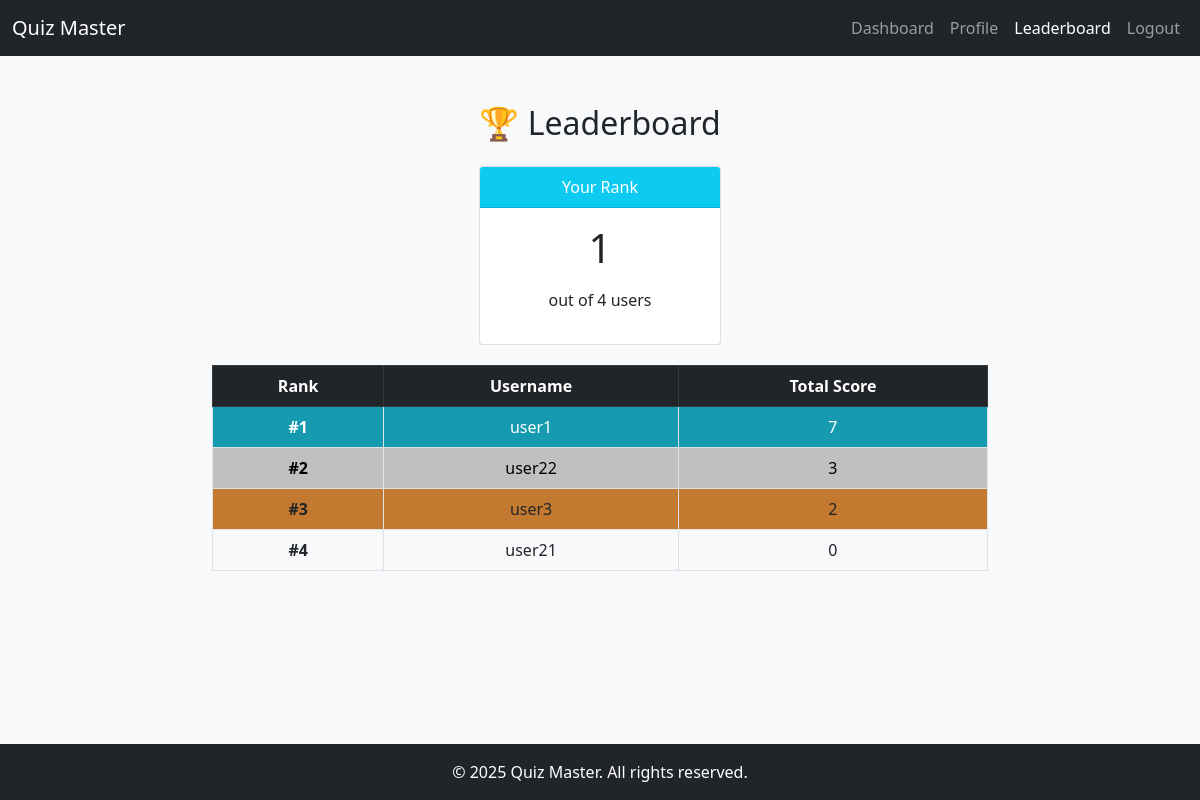
Page /leaderboard (signed in) on the committed database.
### tables this page shows
CREATE TABLE users (
                    id INTEGER PRIMARY KEY AUTOINCREMENT,
                    username TEXT NOT NULL UNIQUE,
                    password TEXT NOT NULL,
                    full_name TEXT,
                    email TEXT NOT NULL UNIQUE,
                    phone TEXT,
                    qualification TEXT,
                    dob TEXT,
                    role TEXT NOT NULL CHECK(role IN ('admin', 'user'))
                  );

### app.py (the view)
@app.route('/leaderboard')
def leaderboard():
    if 'user_id' not in session:
        return redirect(url_for('login'))
    current_username = session.get('username')
    conn = get_db_connection()
    scores = conn.execute('''
        SELECT users.username, SUM(scores.total_scored) as total_score
        FROM scores
        JOIN users ON scores.user_id = users.id
        WHERE users.role = 'user'
        GROUP BY users.username
        ORDER BY total_score DESC
    ''').fetchall()
    scores_list = list(scores)
    total_participants = len(scores_list)
    user_rank = next((i + 1 for i, row in enumerate(scores_list) if row['username'] == current_username), None)
    conn.close()
    return render_template('leaderboard.html', scores=scores_list, current_username=current_username, user_rank=user_rank, total_participants=total_participants)

### app.py (called while the page is built)
def get_db_connection():
    conn = sqlite3.connect(DATABASE)
    conn.row_factory = sqlite3.Row
    return conn

### templates/leaderboard.html (shortened to what this page needs)
<!DOCTYPE html>
<html lang="en">
<head>
  <link href="https://cdn.jsdelivr.net/npm/bootstrap@5.1.0/dist/css/bootstrap.min.css" rel="stylesheet">
</head>
<body>
  <nav class="navbar navbar-expand-lg navbar-dark bg-dark">
    <div class="container-fluid">
      <a class="navbar-brand" href="{{ url_for('index') }}">Quiz Master</a>
      <div class="collapse navbar-collapse" id="navbarNav">
        <ul class="navbar-nav ms-auto">
          <li class="nav-item"><a class="nav-link" href="{{ url_for('dashboard') }}">Dashboard</a></li>
          <li class="nav-item"><a class="nav-link" href="{{ url_for('profile') }}">Profile</a></li>
          <li class="nav-item"><a class="nav-link active" href="{{ url_for('leaderboard') }}">Leaderboard</a></li>
          <li class="nav-item"><a class="nav-link" href="{{ url_for('logout') }}">Logout</a></li>
        </ul>
      </div>
    </div>
  </nav>
  <main class="flex-fill">
    <div class="container mt-5 leaderboard-container">
      <h2 class="text-center mb-4">🏆 Leaderboard</h2>
      <div class="row summary-card">
        <div class="col-md-4 offset-md-4">
          <div class="card text-center">
            <div class="card-header bg-info text-white">
              Your Rank
            </div>
            <div class="card-body">
              {% if user_rank %}
                <p class="display-6">{{ user_rank }}</p>
                <p>out of {{ total_participants }} users</p>
              {% else %}
                <p class="text-muted">No ranking data available</p>
              {% endif %}
            </div>
          </div>
        </div>
      </div>
      <div class="table-responsive">
        <table class="table table-bordered table-striped text-center">
          <thead class="table-dark">
            <tr>
              <th>Rank</th>
              <th>Username</th>
              <th>Total Score</th>
            </tr>
          </thead>
          <tbody>
            {% for row in scores %}
              {% set row_class = "" %}
              {% if loop.index0 == 0 %}
                {% set row_class = row_class + " gold" %}
              {% elif loop.index0 == 1 %}
                {% set row_class = row_class + " silver" %}
              {% elif loop.index0 == 2 %}
                {% set row_class = row_class + " bronze" %}
              {% endif %}
              {% if row.username == current_username %}
                {% set row_class = row_class + " highlight" %}
              {% endif %}
              <tr class="{{ row_class }}">
                <td><strong>#{{ loop.index }}</strong></td>
                <td>{{ row.username }}</td>
                <td>{{ row.total_score }}</td>
              </tr>
            {% else %}
              <tr>
                <td colspan="3" class="text-muted">No scores available</td>
              </tr>
            {% endfor %}
          </tbody>
        </table>
      </div>
    </div>
  </main>
  <footer class="bg-dark text-white text-center py-3">
    <div class="container">
      <p class="mb-0">&copy; 2025 Quiz Master. All rights reserved.</p>
    </div>
  </footer>
</body>
</html>

### templates/leaderboard.html (style rules this page uses)
html, body { height: 100%; margin: 0; }
body { display: flex; flex-direction: column; background-color: #f8f9fa; }
.flex-fill { flex: 1; }
.gold { background-color: #ffd700; color: black; }
.silver { background-color: #c0c0c0; color: black; }
.bronze { background-color: #cd7f32; color: black; }
.highlight { background-color: #17a2b8 !important; color: white !important; }
.leaderboard-container { max-width: 800px; margin: auto; }
.table-responsive { overflow-x: auto; }
.summary-card { margin-bottom: 20px; }

### rows in the picture
users: username "user1", total_score "7"
users: username "user22", total_score "3"
users: username "user3", total_score "2"
users: username "user21", total_score "0"

### other values in the picture
{{ user_rank }} "1"
{{ total_participants }} "4"
